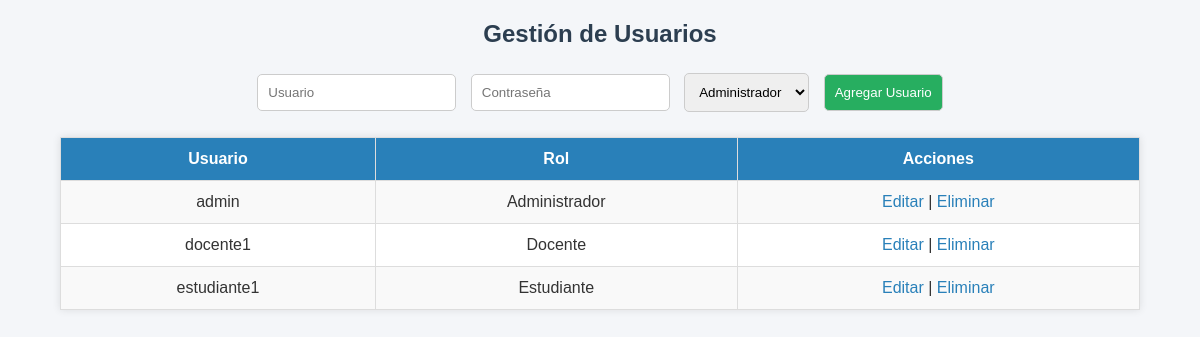
The page /Biblioteca/usuarios.php (signed in) on the database its author committed.
### tables this page shows
CREATE TABLE `usuarios` (
  `id_usuario` int(11) NOT NULL,
  `usuario` varchar(50) DEFAULT NULL,
  `contraseña` varchar(255) DEFAULT NULL,
  `rol` enum('Administrador','Estudiante','Docente') DEFAULT NULL,
  `nombre_completo` varchar(100) DEFAULT NULL,
  `estado` tinyint(4) DEFAULT 1
);

### Biblioteca/usuarios.php (the view, shortened to what this page needs)
<?php
include('conexion.php');
?>
<!DOCTYPE html>
<html lang="es">
<head>
  <link rel="stylesheet" href="estilos.css">
</head>
<body>
  <h2>Gestión de Usuarios</h2>
  <form method="POST">
    <input type="text" name="usuario" placeholder="Usuario" required>
    <input type="password" name="contraseña" placeholder="Contraseña" required>
    <select name="rol">
      <option value="Administrador">Administrador</option>
    </select>
    <button type="submit" name="agregar">Agregar Usuario</button>
  </form>
  <?php
  $resultado = $conexion->query("SELECT * FROM usuarios");
  echo "<table><tr><th>Usuario</th><th>Rol</th><th>Acciones</th></tr>";
  while ($fila = $resultado->fetch_assoc()) {
    echo "<tr>
            <td>{$fila['usuario']}</td>
            <td>{$fila['rol']}</td>
            <td>
              <a href='usuarios.php?editar={$fila['id_usuario']}'>Editar</a> |
              <a href='usuarios.php?eliminar={$fila['id_usuario']}'>Eliminar</a>
            </td>
          </tr>";
  }
  echo "</table>";
  ?>
</body>
</html>

### Biblioteca/estilos.css (style rules this page uses)
body { font-family: Arial, sans-serif; background-color: #f4f6f9; margin: 0; padding: 0; color: #333; }
h2, h3 { text-align: center; color: #2c3e50; }
a { text-decoration: none; color: #2980b9; }
table { width: 90%; margin: 20px auto; border-collapse: collapse; background: #fff; box-shadow: 0px 0px 8px rgba(0,0,0,0.1); }
table th, table td { padding: 12px; border: 1px solid #ddd; text-align: center; }
table th { background-color: #2980b9; color: #fff; }
table tr:nth-child(even) { background-color: #f9f9f9; }
form { width: 80%; margin: 20px auto; text-align: center; }
form input, form select, form button { padding: 10px; margin: 5px; border-radius: 5px; border: 1px solid #ccc; }
form button { background-color: #27ae60; color: #fff; cursor: pointer; }

### rows shown on the page
usuarios: usuario "admin", rol "Administrador"
usuarios: usuario "docente1", rol "Docente"
usuarios: usuario "estudiante1", rol "Estudiante"
